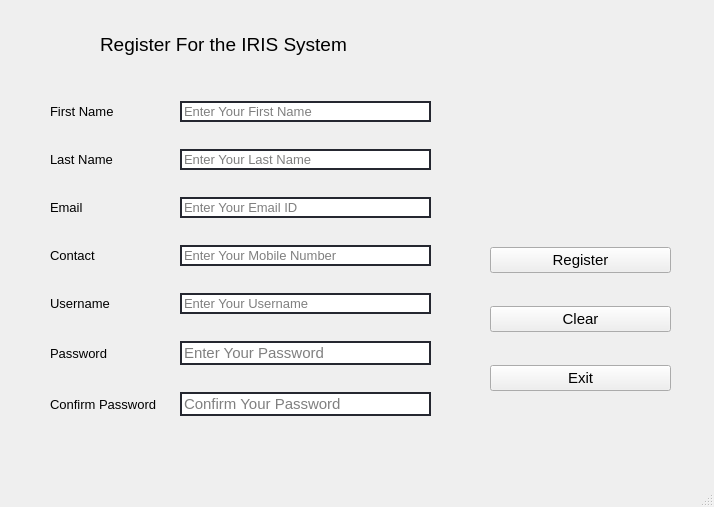
<?xml version="1.0" encoding="UTF-8"?>
<ui version="4.0">
 <class>MainWindow</class>
 <widget class="QMainWindow" name="MainWindow">
  <property name="geometry">
   <rect>
    <x>0</x>
    <y>0</y>
    <width>714</width>
    <height>507</height>
   </rect>
  </property>
  <property name="windowTitle">
   <string>MainWindow</string>
  </property>
  <widget class="QWidget" name="centralwidget">
   <widget class="QWidget" name="gridLayoutWidget">
    <property name="geometry">
     <rect>
      <x>40</x>
      <y>80</y>
      <width>401</width>
      <height>361</height>
     </rect>
    </property>
    <layout class="QGridLayout" name="Input_Layout">
     <property name="leftMargin">
      <number>10</number>
     </property>
     <property name="rightMargin">
      <number>10</number>
     </property>
     <property name="horizontalSpacing">
      <number>23</number>
     </property>
     <item row="0" column="1">
      <widget class="QLineEdit" name="First_Name_Field">
       <property name="font">
        <font>
         <family>Segoe UI</family>
         <pointsize>10</pointsize>
        </font>
       </property>
       <property name="styleSheet">
        <string notr="true">QLineEdit
{
	border : 2px solid rgb(37,39,48);
}</string>
       </property>
       <property name="frame">
        <bool>false</bool>
       </property>
       <property name="placeholderText">
        <string>Enter Your First Name</string>
       </property>
       <property name="clearButtonEnabled">
        <bool>false</bool>
       </property>
      </widget>
     </item>
     <item row="6" column="1">
      <widget class="QLineEdit" name="Confirm_Pass_Field">
       <property name="font">
        <font>
         <family>Segoe UI</family>
         <pointsize>11</pointsize>
        </font>
       </property>
       <property name="styleSheet">
        <string notr="true">QLineEdit
{
	border : 2px solid rgb(37,39,48);
}</string>
       </property>
       <property name="text">
        <string/>
       </property>
       <property name="frame">
        <bool>true</bool>
       </property>
       <property name="echoMode">
        <enum>QLineEdit::Password</enum>
       </property>
       <property name="placeholderText">
        <string>Confirm Your Password</string>
       </property>
      </widget>
     </item>
     <item row="5" column="1">
      <widget class="QLineEdit" name="Password_Field">
       <property name="font">
        <font>
         <family>Segoe UI</family>
         <pointsize>11</pointsize>
        </font>
       </property>
       <property name="styleSheet">
        <string notr="true">QLineEdit
{
	border : 2px solid rgb(37,39,48);
}</string>
       </property>
       <property name="text">
        <string/>
       </property>
       <property name="frame">
        <bool>true</bool>
       </property>
       <property name="echoMode">
        <enum>QLineEdit::Password</enum>
       </property>
       <property name="placeholderText">
        <string>Enter Your Password</string>
       </property>
      </widget>
     </item>
     <item row="3" column="1">
      <widget class="QLineEdit" name="Contact_Field">
       <property name="font">
        <font>
         <family>Segoe UI</family>
         <pointsize>10</pointsize>
        </font>
       </property>
       <property name="styleSheet">
        <string notr="true">QLineEdit
{
	border : 2px solid rgb(37,39,48);
}</string>
       </property>
       <property name="frame">
        <bool>false</bool>
       </property>
       <property name="placeholderText">
        <string>Enter Your Mobile Number</string>
       </property>
       <property name="clearButtonEnabled">
        <bool>false</bool>
       </property>
      </widget>
     </item>
     <item row="4" column="0">
      <widget class="QLabel" name="Username_Label">
       <property name="font">
        <font>
         <family>Segoe UI</family>
         <pointsize>10</pointsize>
        </font>
       </property>
       <property name="text">
        <string>Username</string>
       </property>
      </widget>
     </item>
     <item row="6" column="0">
      <widget class="QLabel" name="Confirm_Pass_Label">
       <property name="font">
        <font>
         <family>Segoe UI</family>
         <pointsize>10</pointsize>
        </font>
       </property>
       <property name="text">
        <string>Confirm Password</string>
       </property>
      </widget>
     </item>
     <item row="3" column="0">
      <widget class="QLabel" name="Contact_Label">
       <property name="font">
        <font>
         <family>Segoe UI</family>
         <pointsize>10</pointsize>
        </font>
       </property>
       <property name="text">
        <string>Contact</string>
       </property>
      </widget>
     </item>
     <item row="0" column="0">
      <widget class="QLabel" name="First_Name_Label">
       <property name="font">
        <font>
         <family>Segoe UI</family>
         <pointsize>10</pointsize>
        </font>
       </property>
       <property name="text">
        <string>First Name</string>
       </property>
      </widget>
     </item>
     <item row="4" column="1">
      <widget class="QLineEdit" name="Username_Field">
       <property name="font">
        <font>
         <family>Segoe UI</family>
         <pointsize>10</pointsize>
        </font>
       </property>
       <property name="styleSheet">
        <string notr="true">QLineEdit
{
	border : 2px solid rgb(37,39,48);
}</string>
       </property>
       <property name="frame">
        <bool>false</bool>
       </property>
       <property name="placeholderText">
        <string>Enter Your Username</string>
       </property>
       <property name="clearButtonEnabled">
        <bool>false</bool>
       </property>
      </widget>
     </item>
     <item row="1" column="1">
      <widget class="QLineEdit" name="Last_Name_Field">
       <property name="font">
        <font>
         <family>Segoe UI</family>
         <pointsize>10</pointsize>
        </font>
       </property>
       <property name="styleSheet">
        <string notr="true">QLineEdit
{
	border : 2px solid rgb(37,39,48);
}</string>
       </property>
       <property name="frame">
        <bool>false</bool>
       </property>
       <property name="placeholderText">
        <string>Enter Your Last Name</string>
       </property>
       <property name="clearButtonEnabled">
        <bool>false</bool>
       </property>
      </widget>
     </item>
     <item row="2" column="0">
      <widget class="QLabel" name="Email_Label">
       <property name="font">
        <font>
         <family>Segoe UI</family>
         <pointsize>10</pointsize>
        </font>
       </property>
       <property name="text">
        <string>Email</string>
       </property>
      </widget>
     </item>
     <item row="5" column="0">
      <widget class="QLabel" name="Password_Label">
       <property name="font">
        <font>
         <family>Segoe UI</family>
         <pointsize>10</pointsize>
        </font>
       </property>
       <property name="text">
        <string>Password</string>
       </property>
      </widget>
     </item>
     <item row="2" column="1">
      <widget class="QLineEdit" name="Email_Field">
       <property name="font">
        <font>
         <family>Segoe UI</family>
         <pointsize>10</pointsize>
        </font>
       </property>
       <property name="styleSheet">
        <string notr="true">QLineEdit
{
	border : 2px solid rgb(37,39,48);
}</string>
       </property>
       <property name="frame">
        <bool>false</bool>
       </property>
       <property name="placeholderText">
        <string>Enter Your Email ID</string>
       </property>
       <property name="clearButtonEnabled">
        <bool>false</bool>
       </property>
      </widget>
     </item>
     <item row="1" column="0">
      <widget class="QLabel" name="Last_Name_Label">
       <property name="font">
        <font>
         <family>Segoe UI</family>
         <pointsize>10</pointsize>
        </font>
       </property>
       <property name="text">
        <string>Last Name</string>
       </property>
      </widget>
     </item>
    </layout>
   </widget>
   <widget class="QLabel" name="Logo">
    <property name="geometry">
     <rect>
      <x>500</x>
      <y>30</y>
      <width>171</width>
      <height>151</height>
     </rect>
    </property>
    <property name="text">
     <string/>
    </property>
    <property name="pixmap">
     <pixmap>Images/Logo_rc.png</pixmap>
    </property>
    <property name="scaledContents">
     <bool>true</bool>
    </property>
   </widget>
   <widget class="QLabel" name="Heading_Label">
    <property name="geometry">
     <rect>
      <x>100</x>
      <y>30</y>
      <width>311</width>
      <height>29</height>
     </rect>
    </property>
    <property name="font">
     <font>
      <family>Segoe UI</family>
      <pointsize>14</pointsize>
      <weight>50</weight>
      <bold>false</bold>
     </font>
    </property>
    <property name="text">
     <string>Register For the IRIS System</string>
    </property>
   </widget>
   <widget class="QWidget" name="verticalLayoutWidget">
    <property name="geometry">
     <rect>
      <x>480</x>
      <y>220</y>
      <width>201</width>
      <height>201</height>
     </rect>
    </property>
    <layout class="QVBoxLayout" name="Button_Layout">
     <property name="leftMargin">
      <number>10</number>
     </property>
     <property name="rightMargin">
      <number>10</number>
     </property>
     <item>
      <widget class="QPushButton" name="Register_Button">
       <property name="enabled">
        <bool>true</bool>
       </property>
       <property name="font">
        <font>
         <family>Segoe UI</family>
         <pointsize>11</pointsize>
        </font>
       </property>
       <property name="cursor">
        <cursorShape>PointingHandCursor</cursorShape>
       </property>
       <property name="autoFillBackground">
        <bool>false</bool>
       </property>
       <property name="styleSheet">
        <string notr="true"/>
       </property>
       <property name="text">
        <string>Register</string>
       </property>
       <property name="checkable">
        <bool>false</bool>
       </property>
       <property name="default">
        <bool>false</bool>
       </property>
       <property name="flat">
        <bool>false</bool>
       </property>
      </widget>
     </item>
     <item>
      <widget class="QPushButton" name="Clear_Button">
       <property name="font">
        <font>
         <family>Segoe UI</family>
         <pointsize>11</pointsize>
        </font>
       </property>
       <property name="cursor">
        <cursorShape>PointingHandCursor</cursorShape>
       </property>
       <property name="autoFillBackground">
        <bool>false</bool>
       </property>
       <property name="styleSheet">
        <string notr="true"/>
       </property>
       <property name="text">
        <string>Clear</string>
       </property>
       <property name="checkable">
        <bool>false</bool>
       </property>
       <property name="default">
        <bool>false</bool>
       </property>
       <property name="flat">
        <bool>false</bool>
       </property>
      </widget>
     </item>
     <item>
      <widget class="QPushButton" name="Exit_Button">
       <property name="font">
        <font>
         <family>Segoe UI</family>
         <pointsize>11</pointsize>
        </font>
       </property>
       <property name="cursor">
        <cursorShape>PointingHandCursor</cursorShape>
       </property>
       <property name="autoFillBackground">
        <bool>false</bool>
       </property>
       <property name="styleSheet">
        <string notr="true"/>
       </property>
       <property name="text">
        <string>Exit</string>
       </property>
       <property name="checkable">
        <bool>false</bool>
       </property>
       <property name="default">
        <bool>false</bool>
       </property>
       <property name="flat">
        <bool>false</bool>
       </property>
      </widget>
     </item>
    </layout>
   </widget>
  </widget>
  <widget class="QMenuBar" name="menubar">
   <property name="geometry">
    <rect>
     <x>0</x>
     <y>0</y>
     <width>714</width>
     <height>26</height>
    </rect>
   </property>
  </widget>
  <widget class="QStatusBar" name="statusbar"/>
 </widget>
 <resources/>
 <connections/>
</ui>
